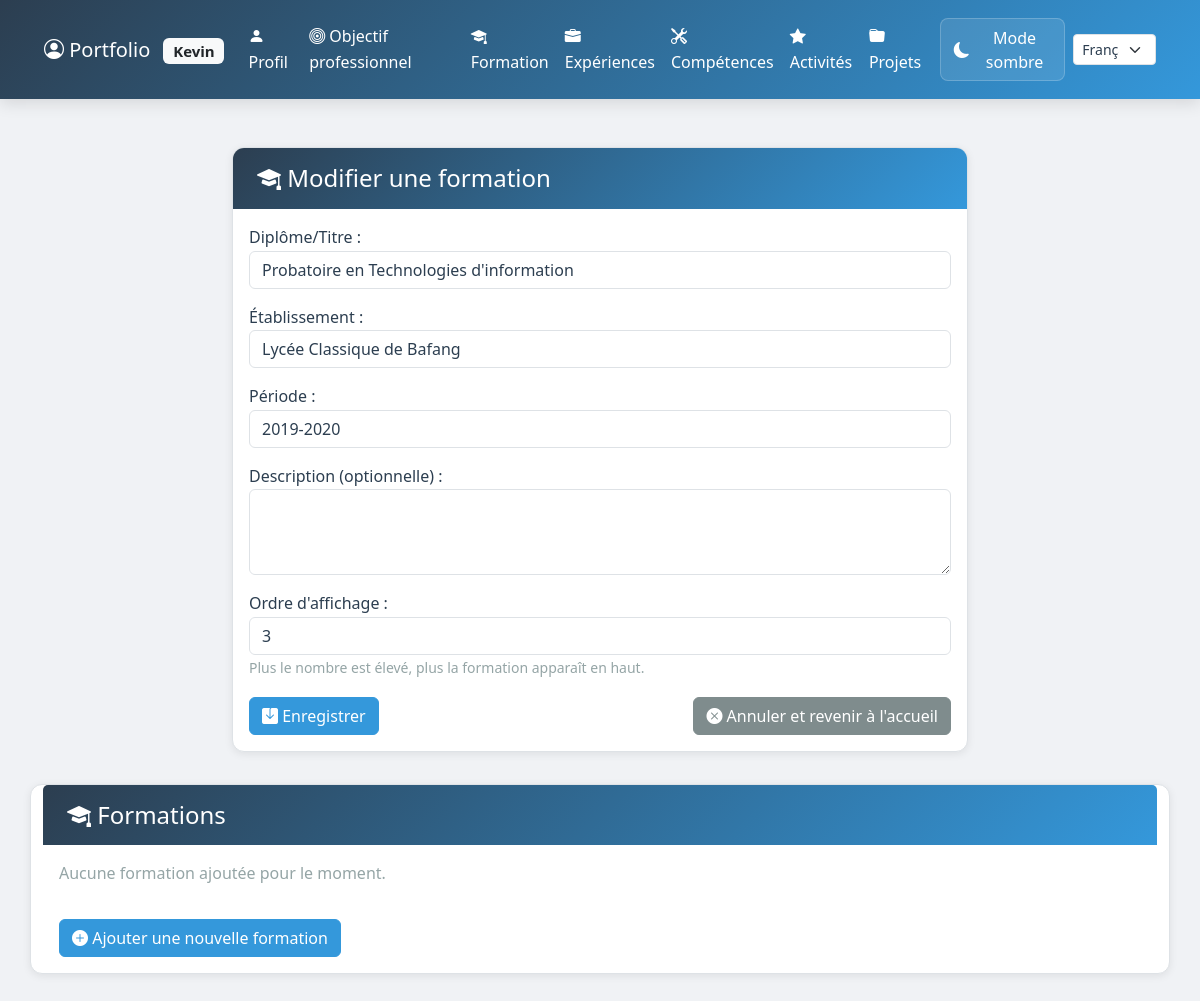
Before: /formation/3/modifier/ (signed in) with the older database file.
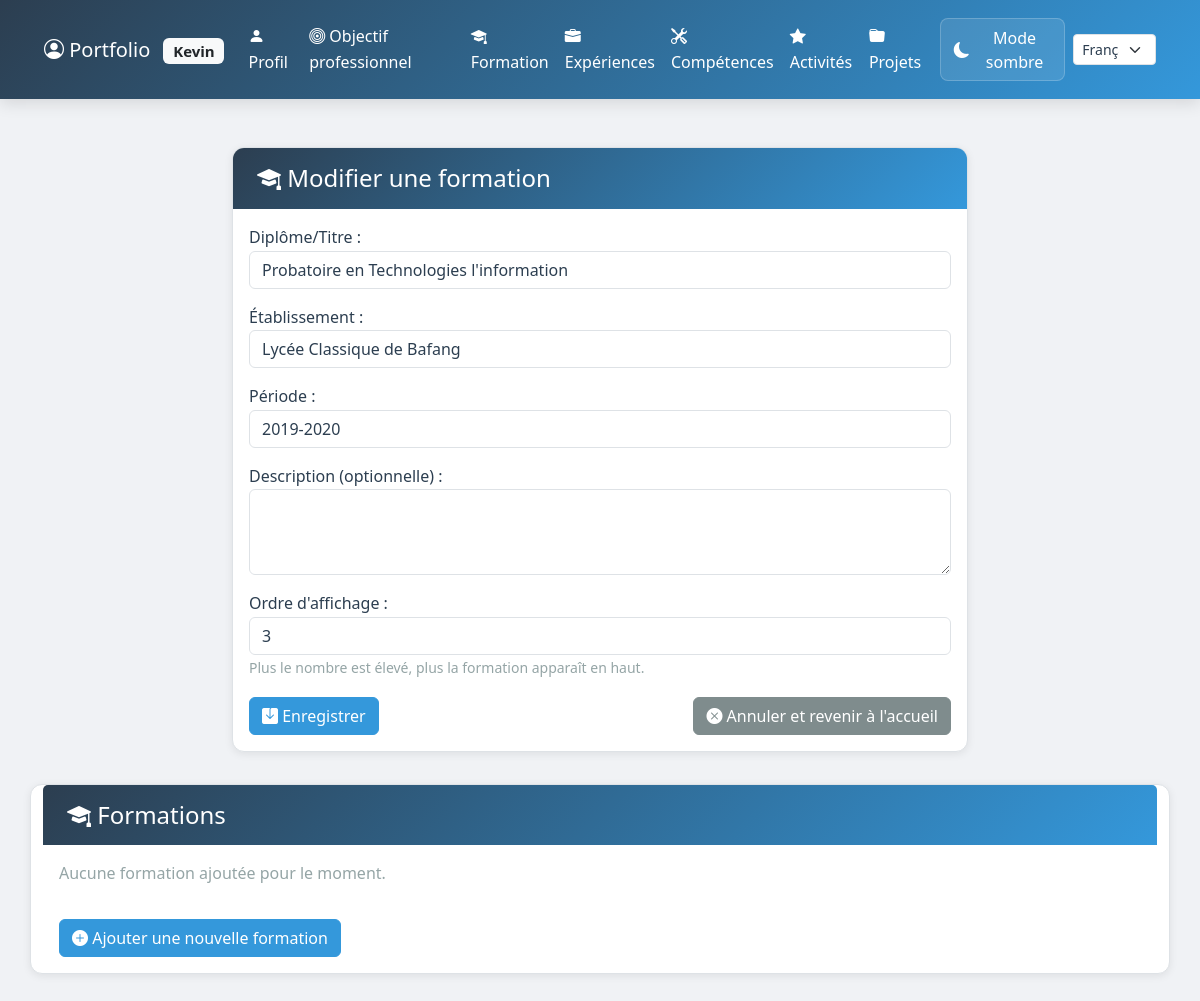
After: the same page with the newer database file.
### portfolio/models.py (models this page shows, shortened)
class Formation(models.Model):
    profil = models.ForeignKey(Profil, on_delete=models.CASCADE, related_name='formations')
    titre = models.CharField(max_length=200)
    etablissement = models.CharField(max_length=200)
    periode = models.CharField(max_length=100)
    description = models.TextField(blank=True)
    ordre = models.IntegerField(default=0)
    class Meta:
        verbose_name = 'Formation'
        verbose_name_plural = 'Formations'
        ordering = ['-ordre', '-id']

### portfolio/views.py (the view)
# urls.py: path('formation/<int:pk>/modifier/', views.modifier_formation, name='modifier_formation'),
@login_required
def modifier_formation(request, pk):
    formation = get_object_or_404(Formation, pk=pk, profil__user=request.user)
    if request.method == 'POST':
        form = FormationForm(request.POST, instance=formation)
        if form.is_valid():
            form.save()
            messages.success(request, 'Formation modifiée avec succès!')
            return redirect('portfolio:modifier_profil')
    else:
        form = FormationForm(instance=formation)
    return render(request, 'portfolio/formation_form.html', {'form': form, 'action': 'Modifier'})

### portfolio/forms.py
class FormationForm(forms.ModelForm):
    class Meta:
        model = Formation
        fields = ['titre', 'etablissement', 'periode', 'description', 'ordre']
        widgets = {
            'titre': forms.TextInput(attrs={'class': 'form-control'}),
            'etablissement': forms.TextInput(attrs={'class': 'form-control'}),
            'periode': forms.TextInput(attrs={'class': 'form-control', 'placeholder': 'Ex: 2022-2025'}),
            'description': forms.Textarea(attrs={'class': 'form-control', 'rows': 3}),
            'ordre': forms.NumberInput(attrs={'class': 'form-control', 'value': 0}),
        }
        labels = {
            'titre': 'Diplôme/Titre',
            'etablissement': 'Établissement',
            'periode': 'Période',
            'description': 'Description (optionnelle)',
            'ordre': 'Ordre d\'affichage',
        }

### portfolio/templates/portfolio/formation_form.html (shortened to what this page needs)
{% extends 'portfolio/base.html' %}
{% block content %}
<div class="row justify-content-center">
    <div class="col-md-8">
        <div class="card">
            <div class="card-header">
                <h4 class="mb-0"><i class="bi bi-mortarboard-fill"></i> {{ action }} une formation</h4>
            </div>
            <div class="card-body">
                <form method="post">
                    <div class="mb-3">
                        {{ form.titre.label_tag }}
                        {{ form.titre }}
                    </div>
                    <div class="mb-3">
                        {{ form.etablissement.label_tag }}
                        {{ form.etablissement }}
                    </div>
                    <div class="mb-3">
                        {{ form.periode.label_tag }}
                        {{ form.periode }}
                    </div>
                    <div class="mb-3">
                        {{ form.description.label_tag }}
                        {{ form.description }}
                    </div>
                    <div class="mb-3">
                        {{ form.ordre.label_tag }}
                        {{ form.ordre }}
                        <small class="form-text text-muted">Plus le nombre est élevé, plus la formation apparaît en haut.</small>
                    </div>
                    <div class="d-flex gap-2">
                        <button type="submit" class="btn btn-primary me-auto">
                            <i class="bi bi-save-fill"></i> Enregistrer
                        </button>
                        <a href="{% url 'portfolio:accueil' %}" class="btn btn-secondary">
                            <i class="bi bi-x-circle-fill"></i> Annuler et revenir à l'accueil
                        </a>
                    </div>
                </form>
            </div>
        </div>
    </div>
    <div class="card mb-4">
        <div class="card-header">
            <h4 class="mb-0"><i class="bi bi-mortarboard-fill"></i> Formations</h4>
        </div>
        <div class="card-body">
            {% if formations %}
                <ul class="list-group">
                    {% for formation in formations %}
                        <li class="list-group-item d-flex justify-content-between align-items-center">
                            <div>
                                <h5 class="mb-1">{{ formation.titre }}</h5>
                                <small class="text-muted">{{ formation.etablissement }} | {{ formation.periode }}</small>
                            </div>
                            <div>
                                <a href="{% url 'portfolio:modifier_formation' formation.pk %}" class="btn btn-sm btn-warning me-2">
                                    <i class="bi bi-pencil-fill"></i> Modifier
                                </a>
                                <a href="{% url 'portfolio:supprimer_formation' formation.pk %}" class="btn btn-sm btn-danger">
                                    <i class="bi bi-trash-fill"></i> Supprimer
                                </a>
                            </div>
                        </li>
                    {% endfor %}
                </ul>
            {% else %}
                <p class="text-muted">Aucune formation ajoutée pour le moment.</p>
            {% endif %}
            <a href="{% url 'portfolio:ajouter_formation' %}" class="btn btn-primary mt-3">
                <i class="bi bi-plus-circle-fill"></i> Ajouter une nouvelle formation
            </a>
        </div>
    </div>
</div>
{% endblock %}

Changed rows visible on the page:
changed Formation "Lycée Classique de Bafang": titre "Probatoire en Technologies d'information" → "Probatoire en Technologies l'information"
